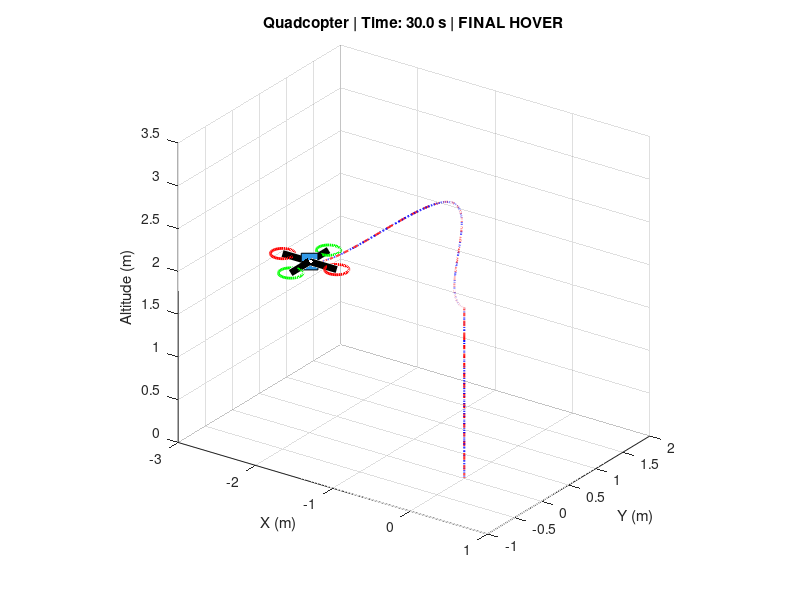
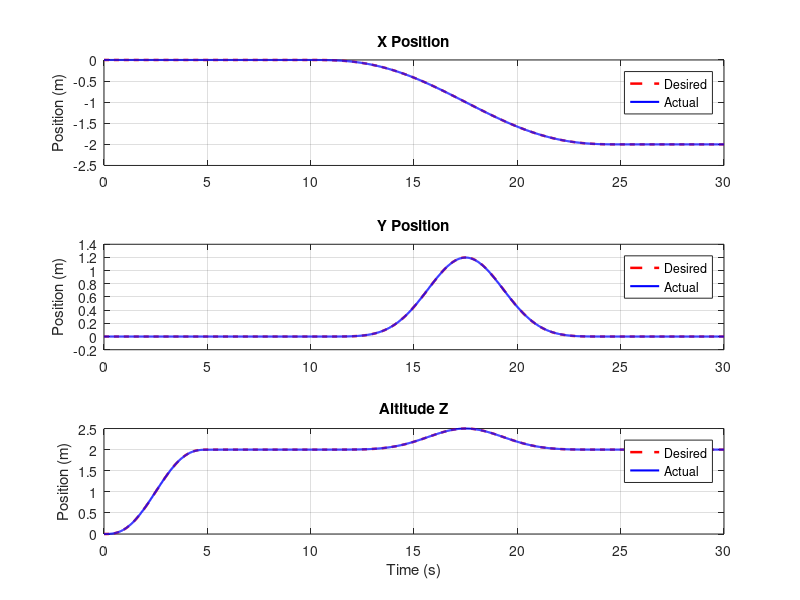
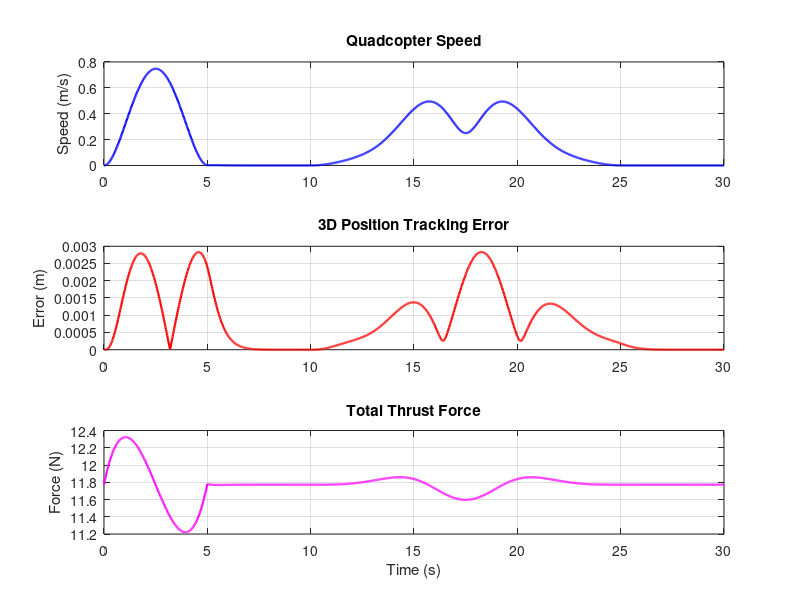
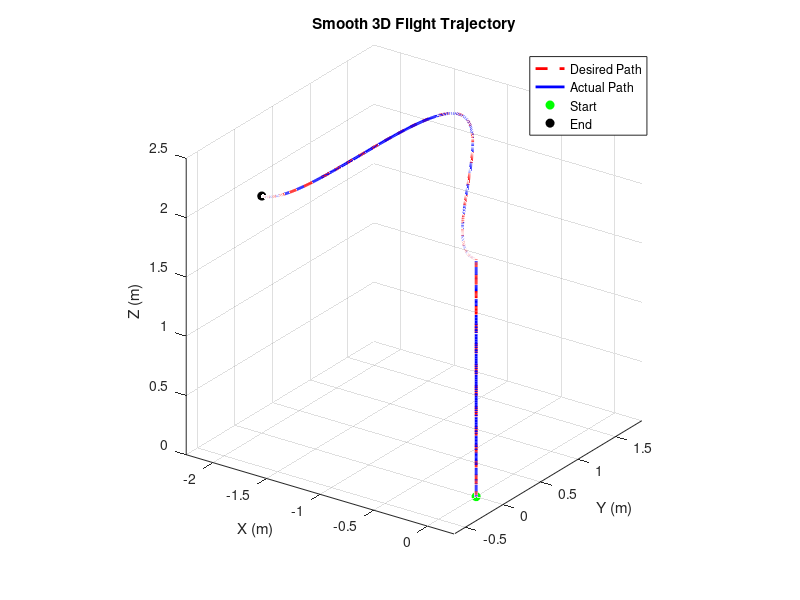

Here is the MATLAB script that generated these plots, in order:
clc;
clear;
close all;

%% ============================================================
% Quadcopter Flight Simulation 
%ARAN Flight Systems 
%% ============================================================

%% 1. Simulation Setup

dt = 0.02;
T = 30;
t = (0:dt:T)';
N = length(t);

% Physical parameters
m = 1.2;                  % Drone mass (kg)
g = 9.81;                 % Gravity (m/s^2)

% Controller gains
Kp = [5 5 7];
Kd = [4 4 5];

% Maximum commanded acceleration
amax = 5;                 % m/s^2

%% 2. Variable Initialization

pos = zeros(N,3);
vel = zeros(N,3);
acc = zeros(N,3);

ref = zeros(N,3);
refVel = zeros(N,3);
refAcc = zeros(N,3);

error = zeros(N,3);
thrust = zeros(N,1);

%% 3. Reference Trajectory Generation

for k = 1:N

    tk = t(k);

    if tk < 5

        % Phase 1: Smooth Takeoff
        u = tk/5;

        s = 10*u^3 - 15*u^4 + 6*u^5;
        ds = (30*u^2 - 60*u^3 + 30*u^4)/5;
        dds = (60*u - 180*u^2 + 120*u^3)/25;

        ref(k,:) = [0 0 2*s];
        refVel(k,:) = [0 0 2*ds];
        refAcc(k,:) = [0 0 2*dds];

    elseif tk < 10

        % Phase 2: Hovering
        ref(k,:) = [0 0 2];
        refVel(k,:) = [0 0 0];
        refAcc(k,:) = [0 0 0];

    elseif tk < 25

        % Phase 3: Smooth 3D Flight
        u = (tk-10)/15;

        s = 10*u^3 - 15*u^4 + 6*u^5;
        ds = (30*u^2 - 60*u^3 + 30*u^4)/15;
        dds = (60*u - 180*u^2 + 120*u^3)/225;

        xref = -2*s;
        vxref = -2*ds;
        axref = -2*dds;

        yref = 1.2*sin(pi*s)^2;
        vyref = 1.2*pi*sin(2*pi*s)*ds;
        ayref = 1.2*pi*(2*pi*cos(2*pi*s)*ds^2 + sin(2*pi*s)*dds);

        zref = 2 + 0.5*sin(pi*s)^2;
        vzref = 0.5*pi*sin(2*pi*s)*ds;
        azref = 0.5*pi*(2*pi*cos(2*pi*s)*ds^2 + sin(2*pi*s)*dds);

        ref(k,:) = [xref yref zref];
        refVel(k,:) = [vxref vyref vzref];
        refAcc(k,:) = [axref ayref azref];

    else

        % Phase 4: Final Hover
        ref(k,:) = [-2 0 2];
        refVel(k,:) = [0 0 0];
        refAcc(k,:) = [0 0 0];

    end

end

%% 4. Control Loop & Dynamics

for k = 1:N-1

    error(k,:) = ref(k,:) - pos(k,:);
    velError = refVel(k,:) - vel(k,:);

    a_cmd = refAcc(k,:) + Kp.*error(k,:) + Kd.*velError;
    a_cmd = max(min(a_cmd,amax),-amax);

    acc(k,:) = a_cmd;

    F = m*(a_cmd + [0 0 g]);
    thrust(k) = norm(F);

    vel(k+1,:) = vel(k,:) + acc(k,:)*dt;
    pos(k+1,:) = pos(k,:) + vel(k+1,:)*dt;

    if pos(k+1,3) < 0
        pos(k+1,3) = 0;
        if vel(k+1,3) < 0
            vel(k+1,3) = 0;
        end
    end

end

error(N,:) = ref(N,:) - pos(N,:);
acc(N,:) = acc(N-1,:);
thrust(N) = thrust(N-1);

%% 5. Performance Metrics

speed = sqrt(sum(vel.^2,2));
trackingError = sqrt(sum(error.^2,2));

rmse = sqrt(mean(trackingError.^2));
finalError = norm(ref(end,:) - pos(end,:));

fprintf('\n====================================\n');
fprintf(' QUADCOPTER SIMULATION RESULTS\n');
fprintf('The software was developed by Mustafa Mahmoud\n');
fprintf('====================================\n');
fprintf('Simulation time: %.1f s\n',T);
fprintf('Final X position: %.4f m\n',pos(end,1));
fprintf('Final Y position: %.4f m\n',pos(end,2));
fprintf('Final altitude: %.4f m\n',pos(end,3));
fprintf('Overall position RMSE: %.4f m\n',rmse);
fprintf('Final position error: %.4f m\n',finalError);
fprintf('Maximum tracking error: %.4f m\n',max(trackingError));
fprintf('====================================\n');

%% 6. Live 3D Animation

figure(1);
set(gcf,'Name','Quadcopter 3D Animation','Color','w');

L = 0.35;
r = 0.13;
theta = linspace(0,2*pi,40);

rotors = [ L  0  0;
          -L  0  0;
           0  L  0;
           0 -L  0];

plot3(ref(:,1),ref(:,2),ref(:,3),'r--','LineWidth',1.5);
hold on;
plot3(pos(:,1),pos(:,2),pos(:,3),'b:','LineWidth',1.5);
grid on;
axis equal;

xlabel('X (m)');
ylabel('Y (m)');
zlabel('Altitude (m)');
axis([-3 1 -1 2 0 3.5]);
view(35,25);

arm1 = plot3([0 0],[0 0],[0 0],'k-','LineWidth',5);
arm2 = plot3([0 0],[0 0],[0 0],'k-','LineWidth',5);
body = plot3(0,0,0,'ks','MarkerSize',12,'MarkerFaceColor',[0.2 0.6 0.9]);

rotorPlot = zeros(4,1);
for j = 1:4
    rotorPlot(j) = plot3(0,0,0,'LineWidth',2);
    if j <= 2
        set(rotorPlot(j),'Color','r');
    else
        set(rotorPlot(j),'Color','g');
    end
end

for k = 1:5:N
    x = pos(k,1);
    y = pos(k,2);
    z = pos(k,3);

    set(arm1,'XData',[x-L x+L],'YData',[y y],'ZData',[z z]);
    set(arm2,'XData',[x x],'YData',[y-L y+L],'ZData',[z z]);
    set(body,'XData',x,'YData',y,'ZData',z);

    for j = 1:4
        cx = x + rotors(j,1);
        cy = y + rotors(j,2);
        xr = cx + r*cos(theta);
        yr = cy + r*sin(theta);
        zr = z*ones(size(theta));
        set(rotorPlot(j),'XData',xr,'YData',yr,'ZData',zr);
    end

    if t(k) < 5
        phase = 'TAKEOFF';
    elseif t(k) < 10
        phase = 'HOVERING';
    elseif t(k) < 25
        phase = '3D FLIGHT';
    else
        phase = 'FINAL HOVER';
    end

    if mod(k,25) == 1 || k == N
        title(sprintf('Quadcopter | Time: %.1f s | %s',t(k),phase));
    end
    drawnow;
end

disp('Animation completed.');

%% 7. Position Response Curves

figure(2);
set(gcf,'Name','Position Response','Color','w');
names = {'X Position','Y Position','Altitude Z'};

for j = 1:3
    subplot(3,1,j);
    plot(t,ref(:,j),'r--','LineWidth',1.8);
    hold on;
    plot(t,pos(:,j),'b','LineWidth',1.5);
    grid on;
    title(names{j});
    ylabel('Position (m)');
    legend('Desired','Actual','Location','best');
end
xlabel('Time (s)');

%% 8. Speed, Error, and Thrust Analytics

figure(3);
set(gcf,'Name','Speed Error and Thrust','Color','w');

subplot(3,1,1);
plot(t,speed,'b','LineWidth',1.6);
grid on;
title('Quadcopter Speed');
ylabel('Speed (m/s)');

subplot(3,1,2);
plot(t,trackingError,'r','LineWidth',1.6);
grid on;
title('3D Position Tracking Error');
ylabel('Error (m)');

subplot(3,1,3);
plot(t,thrust,'m','LineWidth',1.6);
grid on;
title('Total Thrust Force');
ylabel('Force (N)');
xlabel('Time (s)');

%% 9. 3D Flight Trajectory

figure(4);
set(gcf,'Name','3D Flight Trajectory','Color','w');
plot3(ref(:,1),ref(:,2),ref(:,3),'r--','LineWidth',2);
hold on;
plot3(pos(:,1),pos(:,2),pos(:,3),'b','LineWidth',2);
plot3(pos(1,1),pos(1,2),pos(1,3),'go','MarkerFaceColor','g');
plot3(pos(end,1),pos(end,2),pos(end,3),'ko','MarkerFaceColor','k');
grid on;
axis equal;
xlabel('X (m)');
ylabel('Y (m)');
zlabel('Z (m)');
title('Smooth 3D Flight Trajectory');
legend('Desired Path','Actual Path','Start','End','Location','best');
view(35,25);

%% 10. Final Completion Notice

disp('====================================');
disp('ALL FOUR FIGURES CREATED SUCCESSFULLY');
disp('The software was developed by Mustafa Mahmoud');
disp('====================================');

figure(2);
